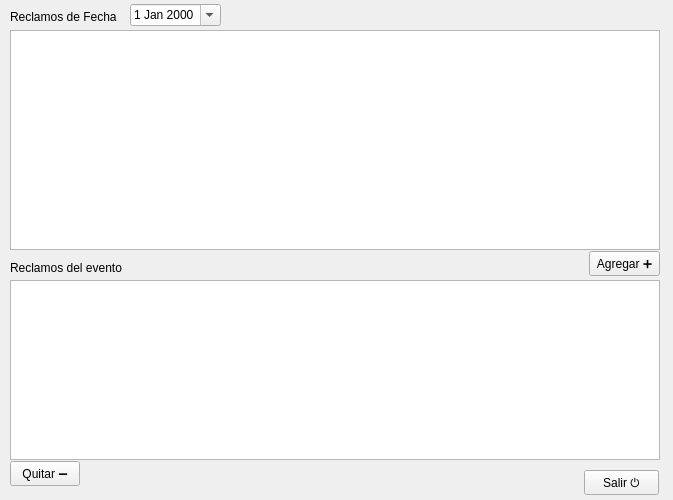
<?xml version="1.0" encoding="UTF-8"?>
<ui version="4.0">
 <class>Form</class>
 <widget class="QWidget" name="Form">
  <property name="windowModality">
   <enum>Qt::ApplicationModal</enum>
  </property>
  <property name="geometry">
   <rect>
    <x>0</x>
    <y>0</y>
    <width>673</width>
    <height>500</height>
   </rect>
  </property>
  <property name="windowTitle">
   <string>Reclamos de la Contingencia</string>
  </property>
  <property name="inputMethodHints">
   <set>Qt::ImhNone</set>
  </property>
  <widget class="QPushButton" name="cmdSalir">
   <property name="geometry">
    <rect>
     <x>584</x>
     <y>470</y>
     <width>75</width>
     <height>25</height>
    </rect>
   </property>
   <property name="text">
    <string>Salir ⏻</string>
   </property>
   <property name="shortcut">
    <string>Esc</string>
   </property>
  </widget>
  <widget class="QToolButton" name="cmdAgregar">
   <property name="geometry">
    <rect>
     <x>589</x>
     <y>251</y>
     <width>71</width>
     <height>25</height>
    </rect>
   </property>
   <property name="text">
    <string>Agregar ➕</string>
   </property>
  </widget>
  <widget class="QLabel" name="label_8">
   <property name="geometry">
    <rect>
     <x>10</x>
     <y>260</y>
     <width>120</width>
     <height>16</height>
    </rect>
   </property>
   <property name="text">
    <string>Reclamos del evento</string>
   </property>
  </widget>
  <widget class="QToolButton" name="cmdQuitar">
   <property name="geometry">
    <rect>
     <x>10</x>
     <y>461</y>
     <width>70</width>
     <height>25</height>
    </rect>
   </property>
   <property name="text">
    <string>Quitar ➖</string>
   </property>
  </widget>
  <widget class="QTableWidget" name="tbl1">
   <property name="geometry">
    <rect>
     <x>10</x>
     <y>30</y>
     <width>650</width>
     <height>220</height>
    </rect>
   </property>
   <property name="font">
    <font>
     <pointsize>8</pointsize>
    </font>
   </property>
   <property name="frameShape">
    <enum>QFrame::StyledPanel</enum>
   </property>
   <property name="frameShadow">
    <enum>QFrame::Plain</enum>
   </property>
   <property name="horizontalScrollBarPolicy">
    <enum>Qt::ScrollBarAlwaysOff</enum>
   </property>
   <property name="sizeAdjustPolicy">
    <enum>QAbstractScrollArea::AdjustToContents</enum>
   </property>
   <property name="editTriggers">
    <set>QAbstractItemView::SelectedClicked</set>
   </property>
   <property name="selectionMode">
    <enum>QAbstractItemView::ContiguousSelection</enum>
   </property>
   <property name="selectionBehavior">
    <enum>QAbstractItemView::SelectRows</enum>
   </property>
   <attribute name="verticalHeaderVisible">
    <bool>false</bool>
   </attribute>
   <attribute name="verticalHeaderHighlightSections">
    <bool>true</bool>
   </attribute>
  </widget>
  <widget class="QTableWidget" name="tbl2">
   <property name="geometry">
    <rect>
     <x>10</x>
     <y>280</y>
     <width>650</width>
     <height>180</height>
    </rect>
   </property>
   <property name="font">
    <font>
     <pointsize>8</pointsize>
    </font>
   </property>
   <property name="frameShape">
    <enum>QFrame::StyledPanel</enum>
   </property>
   <property name="frameShadow">
    <enum>QFrame::Plain</enum>
   </property>
   <property name="horizontalScrollBarPolicy">
    <enum>Qt::ScrollBarAlwaysOff</enum>
   </property>
   <property name="sizeAdjustPolicy">
    <enum>QAbstractScrollArea::AdjustToContents</enum>
   </property>
   <property name="editTriggers">
    <set>QAbstractItemView::SelectedClicked</set>
   </property>
   <property name="selectionMode">
    <enum>QAbstractItemView::ContiguousSelection</enum>
   </property>
   <property name="selectionBehavior">
    <enum>QAbstractItemView::SelectRows</enum>
   </property>
   <attribute name="verticalHeaderVisible">
    <bool>false</bool>
   </attribute>
   <attribute name="verticalHeaderHighlightSections">
    <bool>true</bool>
   </attribute>
  </widget>
  <widget class="QDateEdit" name="datFecha">
   <property name="geometry">
    <rect>
     <x>130</x>
     <y>4</y>
     <width>91</width>
     <height>22</height>
    </rect>
   </property>
   <property name="calendarPopup">
    <bool>true</bool>
   </property>
  </widget>
  <widget class="QLabel" name="label_10">
   <property name="geometry">
    <rect>
     <x>10</x>
     <y>10</y>
     <width>110</width>
     <height>13</height>
    </rect>
   </property>
   <property name="text">
    <string>Reclamos de Fecha</string>
   </property>
  </widget>
 </widget>
 <resources/>
 <connections/>
</ui>
